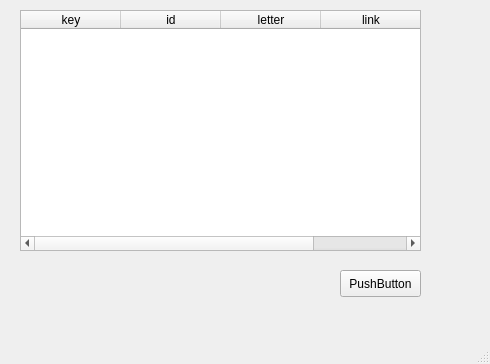
<?xml version="1.0" encoding="UTF-8"?>
<ui version="4.0">
 <class>FrmList</class>
 <widget class="QMainWindow" name="FrmList">
  <property name="geometry">
   <rect>
    <x>0</x>
    <y>0</y>
    <width>490</width>
    <height>364</height>
   </rect>
  </property>
  <property name="windowTitle">
   <string>MainWindow</string>
  </property>
  <widget class="QWidget" name="centralwidget">
   <widget class="QTableWidget" name="tableWidget">
    <property name="geometry">
     <rect>
      <x>20</x>
      <y>10</y>
      <width>401</width>
      <height>241</height>
     </rect>
    </property>
    <column>
     <property name="text">
      <string>key</string>
     </property>
    </column>
    <column>
     <property name="text">
      <string>id</string>
     </property>
    </column>
    <column>
     <property name="text">
      <string>letter</string>
     </property>
    </column>
    <column>
     <property name="text">
      <string>link</string>
     </property>
    </column>
   </widget>
   <widget class="QPushButton" name="pushButton">
    <property name="geometry">
     <rect>
      <x>340</x>
      <y>270</y>
      <width>81</width>
      <height>27</height>
     </rect>
    </property>
    <property name="text">
     <string>PushButton</string>
    </property>
   </widget>
  </widget>
  <widget class="QMenuBar" name="menubar">
   <property name="geometry">
    <rect>
     <x>0</x>
     <y>0</y>
     <width>490</width>
     <height>25</height>
    </rect>
   </property>
  </widget>
  <widget class="QStatusBar" name="statusbar"/>
 </widget>
 <resources/>
 <connections/>
</ui>
